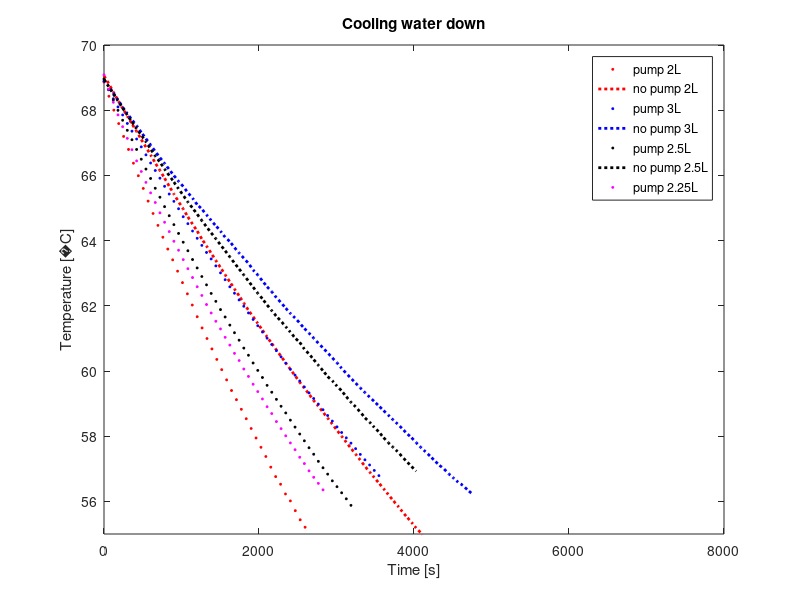

This chart was generated by the following MATLAB code:
clear all
close all

a = 1.675091827e-3;
b = 1.857536553e-4;
c = 5.373169834e-7;

fid = fopen('dataex3A_heatoff_pumpon_2.txt');
data1 = fscanf(fid, '%f');
fclose(fid);

fid = fopen('data4A_heaton_pumpon_2.txt');
data11 = fscanf(fid, '%f');
fclose(fid);

fid = fopen('data4A_hpon_and_hpoff_2.txt');
data2 = fscanf(fid, '%f'); %remove 13 samples in the beginning
%data2 = data2(73:end);
fclose(fid);

%fid = fopen('data6A_heatoff_pumpon_3.txt');
fid = fopen('data6A2_heatoff_pumpon_3.txt');
data3 = fscanf(fid, '%f');
%data3 = data3(73:end);
fclose(fid);

fid = fopen('data5A_hpon_and_hpoff_3.txt'); %remove 12 samples
data4 = fscanf(fid, '%f');
%data4 = data4(37:end);
fclose(fid);

fid = fopen('data7A_heaton_pumpon_2-5.txt'); %remove x samples
data5 = fscanf(fid, '%f');
%data5 = data5(49:end);
fclose(fid);

fid = fopen('data8A_heaton_pumpoff_2-5.txt');
data6 = fscanf(fid, '%f');
%data6 = data6(49:end);
fclose(fid);

fid = fopen('data9A_heaton_pumpon_2-25.txt');
data7 = fscanf(fid, '%f');
%data7 = data7(8*3+1:end);
fclose(fid);

time1 = data1(1:3:length(data1))/1000;
%time1 = time1-time1(1);
analog11 = data1(2:3:length(data1));
analog21 = data1(3:3:length(data1));

time11 = data11(1:3:length(data11))/1000;
analog111 = data11(2:3:length(data11));
analog211 = data11(3:3:length(data11));

time2 = data2(1:3:length(data2))/1000;
%time2 = time2-time2(1);
analog12 = data2(2:3:length(data2));
analog22 = data2(3:3:length(data2));

time3 = data3(1:3:length(data3))/1000;
%time3 = time3 - time3(1);
analog13 = data3(2:3:length(data3));
analog23 = data3(3:3:length(data3));

time4 = data4(1:3:length(data4))/1000;
%time4 = time4 - time4(1);
analog14 = data4(2:3:length(data4));
analog24 = data4(3:3:length(data4));

time5 = data5(1:3:length(data5))/1000;
%time5 = time5 - time5(1);
analog15 = data5(2:3:length(data5));
analog25 = data5(3:3:length(data5));

time6 = data6(1:3:length(data6))/1000;
%time6 = time6 - time6(1);
analog16 = data6(2:3:length(data6));
analog26 = data6(3:3:length(data6));

time7 = data7(1:3:length(data7))/1000;
%time7 = time7 - time7(1);
analog17 = data7(2:3:length(data7));
analog27 = data7(3:3:length(data7));

Rw1 = (2250600./analog11) - 2200;
Rwlog1 = log(Rw1);
Rr1 = (2250600./analog21) - 2200;
Rrlog1 = log(Rr1);

Rw11 = (2250600./analog111) - 2200;
Rwlog11 = log(Rw11);
Rr11 = (2250600./analog211) - 2200;
Rrlog11 = log(Rr11);

Rw2 = (2250600./analog12) - 2200;
Rwlog2 = log(Rw2);
Rr2 = (2250600./analog22) - 2200;
Rrlog2 = log(Rr2);

Rw3 = (2250600./analog13) - 2200;
Rwlog3 = log(Rw3);
Rr3 = (2250600./analog23) - 2200;
Rrlog3 = log(Rr3);

Rw4 = (2250600./analog14) - 2200;
Rwlog4 = log(Rw4);
Rr4 = (2250600./analog24) - 2200;
Rrlog4 = log(Rr4);

Rw5 = (2250600./analog15) - 2200;
Rwlog5 = log(Rw5);
Rr5 = (2250600./analog25) - 2200;
Rrlog5 = log(Rr5);

Rw6 = (2250600./analog16) - 2200;
Rwlog6 = log(Rw6);
Rr6 = (2250600./analog26) - 2200;
Rrlog6 = log(Rr6);

Rw7 = (2250600./analog17) - 2200;
Rwlog7 = log(Rw7);
Rr7 = (2250600./analog27) - 2200;
Rrlog7 = log(Rr7);

Tw1 = (1./(a + b.*Rwlog1 + c.*(Rwlog1.^3)))-273.15;
Tr1 = (1./(a + b.*Rrlog1 + c.*(Rrlog1.^3)))-273.15;

Tw11 = (1./(a + b.*Rwlog11 + c.*(Rwlog11.^3)))-273.15;
Tr11 = (1./(a + b.*Rrlog11 + c.*(Rrlog11.^3)))-273.15;

Tw2 = (1./(a + b.*Rwlog2 + c.*(Rwlog2.^3)))-273.15;
Tr2 = (1./(a + b.*Rrlog2 + c.*(Rrlog2.^3)))-273.15;

Tw3 = (1./(a + b.*Rwlog3 + c.*(Rwlog3.^3)))-273.15;
Tr3 = (1./(a + b.*Rrlog3 + c.*(Rrlog3.^3)))-273.15;

Tw4 = (1./(a + b.*Rwlog4 + c.*(Rwlog4.^3)))-273.15;
Tr4 = (1./(a + b.*Rrlog4 + c.*(Rrlog4.^3)))-273.15;

Tw5 = (1./(a + b.*Rwlog5 + c.*(Rwlog5.^3)))-273.15;
Tr5 = (1./(a + b.*Rrlog5 + c.*(Rrlog5.^3)))-273.15;

Tw6 = (1./(a + b.*Rwlog6 + c.*(Rwlog6.^3)))-273.15;
Tr6 = (1./(a + b.*Rrlog6 + c.*(Rrlog6.^3)))-273.15;

Tw7 = (1./(a + b.*Rwlog7 + c.*(Rwlog7.^3)))-273.15;
Tr7 = (1./(a + b.*Rrlog7 + c.*(Rrlog7.^3)))-273.15;


% -----------
Tw1h = Tw11;
time1h = time11;

Tw2h = Tw2(1:11);
time2h = time2(1:11);
Tw2 = Tw2(14:end);
time2 = time2(14:end);

Tw3h = Tw3(1:15);
time3h = time3(1:15);
Tw3 = Tw3(18:end);
time3 = time3(18:end);

Tw4h = Tw4(1:10);
time4h = time4(1:10);
Tw4 = Tw4(14:end);
time4 = time4(14:end);

Tw5h = Tw5(1:12);
time5h = time5(1:12);
Tw5 = Tw5(16:end);
time5 = time5(16:end);

Tw6h = Tw6(1:6);
time6h = time6(1:6);
Tw6 = Tw6(10:end);
time6 = time6(10:end);

Tw7h = Tw7(1:8);
time7h = time7(1:8);
Tw7 = Tw7(11:end);
time7 = time7(11:end);
% -----------

limit = 69;

[~, pos1] = min(abs(limit-Tw1));
[~, pos2] = min(abs(limit-Tw2));
[~, pos3] = min(abs(limit-Tw3));
[~, pos4] = min(abs(limit-Tw4));
[~, pos5] = min(abs(limit-Tw5));
[~, pos6] = min(abs(limit-Tw6));
[~, pos7] = min(abs(limit-Tw7));

figure%, subplot(1,2,1);
plot(time1(pos1:end)-time1(pos1), Tw1(pos1:end), '*r', 'MarkerSize', 2);
xlabel('Time [s]')
s = sprintf('Temperature [%cC]', char(176));
ylabel(s)
title('Cooling water down')

hold on
plot(time2(pos2:end)-time2(pos2), Tw2(pos2:end), ':r', 'LineWidth', 2);
plot(time3(pos3:end)-time3(pos3), Tw3(pos3:end), '*b', 'MarkerSize', 2);
plot(time4(pos4:end)-time4(pos4), Tw4(pos4:end), ':b', 'LineWidth', 2);
plot(time5(pos5:end)-time5(pos5), Tw5(pos5:end), '*k', 'MarkerSize', 2);
plot(time6(pos6:end)-time6(pos6), Tw6(pos6:end), ':k', 'LineWidth', 2);
plot(time7(pos7:end)-time7(pos7), Tw7(pos7:end), '*m', 'MarkerSize', 2);
legend('pump 2L','no pump 2L','pump 3L','no pump 3L','pump 2.5L','no pump 2.5L', 'pump 2.25L')
%subplot(1,2,2);
%plot(time1, Tr1, '*r');
%ylim([20,27])
%k = [0.0001621, 0.000104, 0.0001246, 0.00008305, 0.0001337, 0.00009111];
k = [0.0001331, 0.000104, 0.0001246, 0.00008305, 0.0001337, 0.00009111];
timex = linspace(0,10000,1000);
a = 24.3;
b = limit-a;
%b=70;
%tempx = {[a + b*exp(-k(1)*timex)],[a + b*exp(-k(2)*timex)],[a + b*exp(-k(3)*timex)],[a + b*exp(-k(4)*timex)],[a + b*exp(-k(5)*timex)],[a + b*exp(-k(6)*timex)]};
%plot(timex, tempx{1},'r');
%hold on
%plot(timex, tempx{2},'r');
%plot(timex, tempx{3},'b');
%plot(timex, tempx{4},'b');
%plot(timex, tempx{5},'k');
%plot(timex, tempx{6},'k');
ylim([55,70]);

%subplot(1,2,2);
%plot(time1h-time1h(1), Tw1h, 'r*')
%xlabel('Time [ms]')
%ylabel('Temp C')
%title('Heating water')
%hold on
%plot(time2h-time2h(1),Tw2h, 'r^')
%plot(time3h-time3h(1),Tw3h, 'b*')
%plot(time4h-time4h(1),Tw4h, 'b^')
%plot(time5h-time5h(1),Tw5h, 'k*')
%plot(time6h-time6h(1),Tw6h, 'k^')
%plot(time7h-time7h(1),Tw7h, 'm*')
%legend('2l','2l','3l','3l','2.5l','2.5l', '2.25l')